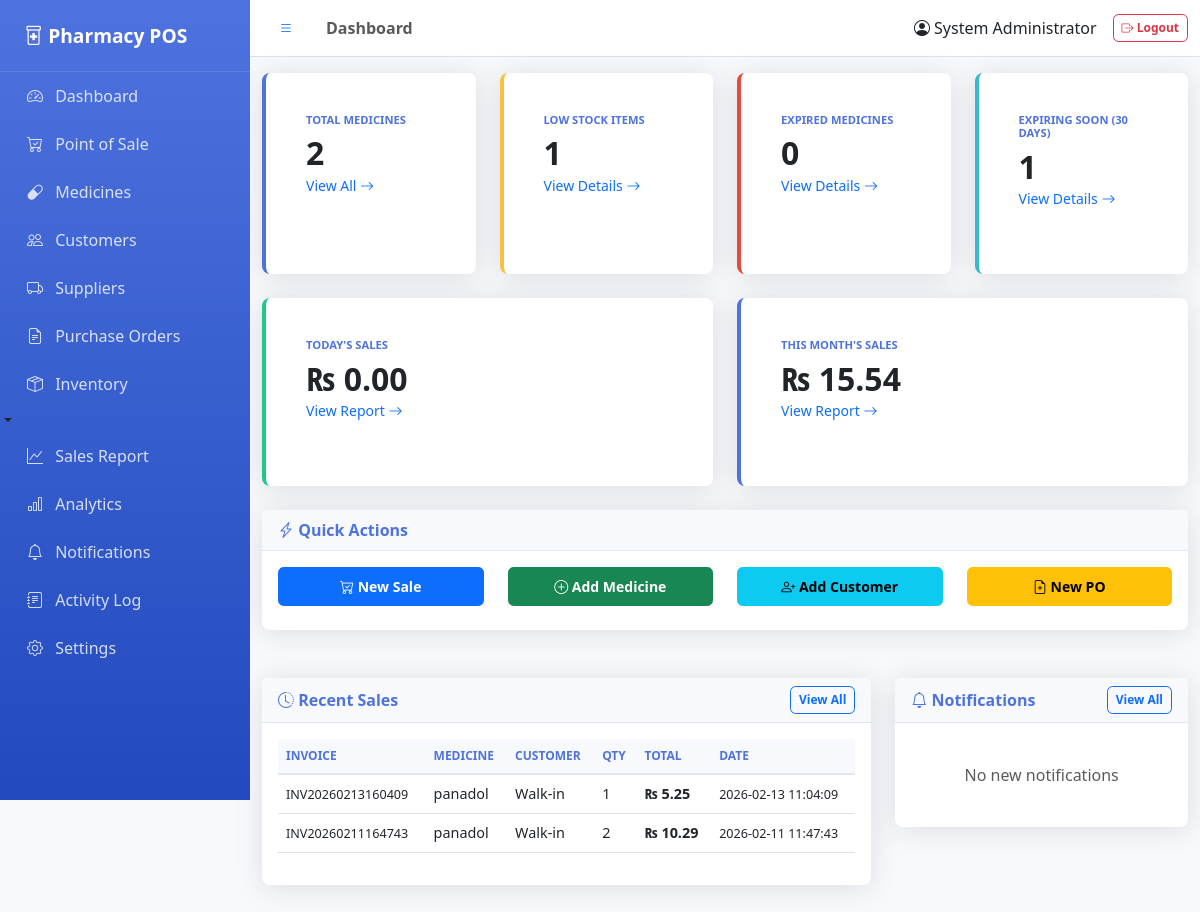
Screenshot of /dashboard (signed in) with the database file from the repository.
### tables this page shows
CREATE TABLE sales (
        id INTEGER PRIMARY KEY AUTOINCREMENT,
        invoice_number TEXT UNIQUE,
        customer_id INTEGER,
        medicine_id INTEGER,
        quantity INTEGER,
        unit_price REAL,
        discount REAL DEFAULT 0,
        tax REAL DEFAULT 0,
        total_price REAL,
        payment_method TEXT,
        sale_date TIMESTAMP DEFAULT CURRENT_TIMESTAMP,
        cashier_id INTEGER,
        prescription_required INTEGER DEFAULT 0,
        prescription_number TEXT,
        FOREIGN KEY (medicine_id) REFERENCES medicine(id),
        FOREIGN KEY (customer_id) REFERENCES customers(id),
        FOREIGN KEY (cashier_id) REFERENCES admin(id)
    );

CREATE TABLE medicine (
        id INTEGER PRIMARY KEY AUTOINCREMENT,
        name TEXT NOT NULL,
        generic_name TEXT,
        brand TEXT,
        category TEXT,
        supplier_id INTEGER,
        quantity INTEGER DEFAULT 0,
        reorder_level INTEGER DEFAULT 10,
        cost_price REAL,
        price REAL,
        expiry_date DATE,
        barcode TEXT UNIQUE,
        batch_number TEXT,
        rack_location TEXT,
        description TEXT,
        image_url TEXT,
        requires_prescription INTEGER DEFAULT 0,
        created_at TIMESTAMP DEFAULT CURRENT_TIMESTAMP,
        updated_at TIMESTAMP DEFAULT CURRENT_TIMESTAMP,
        FOREIGN KEY (supplier_id) REFERENCES suppliers(id)
    );

### app.py (the view)
@app.route('/dashboard')
@login_required
def dashboard():
    total_medicines = query_db("SELECT COUNT(*) as count FROM medicine", one=True)['count']
    low_stock = query_db("SELECT COUNT(*) as count FROM medicine WHERE quantity < reorder_level", one=True)['count']
    today = datetime.today().strftime('%Y-%m-%d')
    expired = query_db("SELECT COUNT(*) as count FROM medicine WHERE expiry_date < ?", (today,), one=True)['count']
    expiring_soon = query_db("SELECT COUNT(*) as count FROM medicine WHERE expiry_date BETWEEN ? AND ?",
                             (today, (datetime.today() + timedelta(days=30)).strftime('%Y-%m-%d')), one=True)['count']
    today_sales = query_db('''SELECT COALESCE(SUM(total_price), 0) as total
                              FROM sales
                              WHERE DATE(sale_date) = ?''', (today,), one=True)['total']
    month_start = datetime.today().replace(day=1).strftime('%Y-%m-%d')
    month_sales = query_db('''SELECT COALESCE(SUM(total_price), 0) as total
                              FROM sales
                              WHERE DATE(sale_date) >= ?''', (month_start,), one=True)['total']
    recent_sales = query_db('''
        SELECT s.*, m.name, c.name as customer_name
        FROM sales s
        JOIN medicine m ON s.medicine_id = m.id
        LEFT JOIN customers c ON s.customer_id = c.id
        ORDER BY s.sale_date DESC
        LIMIT 10
    ''')
    notifications = query_db("SELECT * FROM notifications WHERE is_read=0 ORDER BY created_at DESC LIMIT 5")
    return render_template('dashboard.html',
                         total_medicines=total_medicines,
                         low_stock=low_stock,
                         expired=expired,
                         expiring_soon=expiring_soon,
                         today_sales=today_sales,
                         month_sales=month_sales,
                         recent_sales=recent_sales,
                         notifications=notifications)

### app.py (called while the page is built)
def get_db():
    conn = sqlite3.connect(DB)
    conn.row_factory = sqlite3.Row
    return conn

def query_db(query, args=(), one=False):
    conn = get_db()
    cur = conn.cursor()
    cur.execute(query, args)
    result = cur.fetchall()
    conn.commit()
    conn.close()
    return (result[0] if result else None) if one else result

def login_required(f):
    @wraps(f)
    def decorated_function(*args, **kwargs):
        if 'admin_id' not in session:
            flash('Please log in to access this page.', 'warning')
            return redirect(url_for('login'))
        return f(*args, **kwargs)
    return decorated_function

### templates/dashboard.html (shortened to what this page needs)
{% extends 'base.html' %}
{% block page_title %}Dashboard{% endblock %}
{% block content %}
<div class="row">
    <div class="col-xl-3 col-md-6 mb-4">
        <div class="card stat-card primary">
            <div class="card-body">
                <h6>Total Medicines</h6>
                <div class="h2 mb-0">{{ total_medicines }}</div>
                <a href="{{ url_for('medicines') }}" class="small text-decoration-none">
                    View All <i class="bi bi-arrow-right"></i>
                </a>
            </div>
        </div>
    </div>
    <div class="col-xl-3 col-md-6 mb-4">
        <div class="card stat-card warning">
            <div class="card-body">
                <h6>Low Stock Items</h6>
                <div class="h2 mb-0">{{ low_stock }}</div>
                <a href="{{ url_for('low_stock') }}" class="small text-decoration-none">
                    View Details <i class="bi bi-arrow-right"></i>
                </a>
            </div>
        </div>
    </div>
    <div class="col-xl-3 col-md-6 mb-4">
        <div class="card stat-card danger">
            <div class="card-body">
                <h6>Expired Medicines</h6>
                <div class="h2 mb-0">{{ expired }}</div>
                <a href="{{ url_for('expired_medicines') }}" class="small text-decoration-none">
                    View Details <i class="bi bi-arrow-right"></i>
                </a>
            </div>
        </div>
    </div>
    <div class="col-xl-3 col-md-6 mb-4">
        <div class="card stat-card info">
            <div class="card-body">
                <h6>Expiring Soon (30 Days)</h6>
                <div class="h2 mb-0">{{ expiring_soon }}</div>
                <a href="{{ url_for('expired_medicines') }}" class="small text-decoration-none">
                    View Details <i class="bi bi-arrow-right"></i>
                </a>
            </div>
        </div>
    </div>
</div>
<div class="row">
    <div class="col-xl-6 mb-4">
        <div class="card stat-card success">
            <div class="card-body">
                <h6>Today's Sales</h6>
                <div class="h2 mb-0">₨ {{ "%.2f"|format(today_sales) }}</div>
                <a href="{{ url_for('sales_report') }}" class="small text-decoration-none">
                    View Report <i class="bi bi-arrow-right"></i>
                </a>
            </div>
        </div>
    </div>
    <div class="col-xl-6 mb-4">
        <div class="card stat-card primary">
            <div class="card-body">
                <h6>This Month's Sales</h6>
                <div class="h2 mb-0">₨ {{ "%.2f"|format(month_sales) }}</div>
                <a href="{{ url_for('sales_report') }}" class="small text-decoration-none">
                    View Report <i class="bi bi-arrow-right"></i>
                </a>
            </div>
        </div>
    </div>
</div>
<div class="row mb-4">
    <div class="col-12">
        <div class="card">
            <div class="card-header">
                <i class="bi bi-lightning-charge"></i> Quick Actions
            </div>
            <div class="card-body">
                <div class="row">
                    <div class="col-md-3 mb-2">
                        <a href="{{ url_for('pos') }}" class="btn btn-primary w-100">
                            <i class="bi bi-cart-check"></i> New Sale
                        </a>
                    </div>
                    <div class="col-md-3 mb-2">
                        <a href="{{ url_for('add_medicine') }}" class="btn btn-success w-100">
                            <i class="bi bi-plus-circle"></i> Add Medicine
                        </a>
                    </div>
                    <div class="col-md-3 mb-2">
                        <a href="{{ url_for('add_customer') }}" class="btn btn-info w-100">
                            <i class="bi bi-person-plus"></i> Add Customer
                        </a>
                    </div>
                    <div class="col-md-3 mb-2">
                        <a href="{{ url_for('create_po') }}" class="btn btn-warning w-100">
                            <i class="bi bi-file-earmark-plus"></i> New PO
                        </a>
                    </div>
                </div>
            </div>
        </div>
    </div>
</div>
<div class="row">
    <div class="col-xl-8 mb-4">
        <div class="card">
            <div class="card-header d-flex justify-content-between align-items-center">
                <span><i class="bi bi-clock-history"></i> Recent Sales</span>
                <a href="{{ url_for('sales_report') }}" class="btn btn-sm btn-outline-primary">View All</a>
            </div>
            <div class="card-body">
                {% if recent_sales %}
                <div class="table-responsive">
                    <table class="table table-hover">
                        <thead>
                            <tr>
                                <th>Invoice</th>
                                <th>Medicine</th>
                                <th>Customer</th>
                                <th>Qty</th>
                                <th>Total</th>
                                <th>Date</th>
                            </tr>
                        </thead>
                        <tbody>
                            {% for sale in recent_sales %}
                            <tr>
                                <td><small>{{ sale.invoice_number }}</small></td>
                                <td>{{ sale.name }}</td>
                                <td>{{ sale.customer_name or 'Walk-in' }}</td>
                                <td>{{ sale.quantity }}</td>
                                <td><strong>₨ {{ "%.2f"|format(sale.total_price) }}</strong></td>
                                <td><small>{{ sale.sale_date }}</small></td>
                            </tr>
                            {% endfor %}
                        </tbody>
                    </table>
                </div>
                {% else %}
                <p class="text-center text-muted my-4">No recent sales</p>
                {% endif %}
            </div>
        </div>
    </div>
    <div class="col-xl-4 mb-4">
        <div class="card">
            <div class="card-header d-flex justify-content-between align-items-center">
                <span><i class="bi bi-bell"></i> Notifications</span>
                <a href="{{ url_for('notifications') }}" class="btn btn-sm btn-outline-primary">View All</a>
            </div>
            <div class="card-body">
                {% if notifications %}
                <div class="list-group list-group-flush">
                    {% for notif in notifications %}
                    <div class="list-group-item px-0">
                        <div class="d-flex w-100 justify-content-between">
                            <h6 class="mb-1">
                                {% if notif.type == 'low_stock' %}
                                <i class="bi bi-exclamation-triangle text-warning"></i>
                                {% elif notif.type == 'expired' %}
                                <i class="bi bi-x-circle text-danger"></i>
                                {% else %}
                                <i class="bi bi-info-circle text-info"></i>
                                {% endif %}
                                {{ notif.type|title }}
                            </h6>
                            <small>{{ notif.created_at }}</small>
                        </div>
                        <p class="mb-1 small">{{ notif.message }}</p>
                    </div>
                    {% endfor %}
                </div>
                {% else %}
                <p class="text-center text-muted my-4">No new notifications</p>
                {% endif %}
            </div>
        </div>
    </div>
</div>
{% endblock %}

### static/css/style.css (style rules this page uses)
:root { --primary-color: #4e73df; --secondary-color: #858796; --success-color: #1cc88a; --danger-color: #e74a3b; --warning-color: #f6c23e; --info-color: #36b9cc; --sidebar-width: 250px; }
body { font-family: 'Segoe UI', Tahoma, Geneva, Verdana, sans-serif; background-color: #f8f9fc; }
.card { border: none; border-radius: 0.5rem; box-shadow: 0 0.15rem 1.75rem 0 rgba(58, 59, 69, 0.15); margin-bottom: 1.5rem; }
.card-header { background-color: #f8f9fc; border-bottom: 1px solid #e3e6f0; font-weight: 600; color: var(--primary-color); }
.stat-card { border-left: 4px solid; padding: 1.5rem; height: 100%; }
.stat-card.primary { border-left-color: var(--primary-color); }
.stat-card.success { border-left-color: var(--success-color); }
.stat-card.danger { border-left-color: var(--danger-color); }
.stat-card.warning { border-left-color: var(--warning-color); }
.stat-card.info { border-left-color: var(--info-color); }
.stat-card h6 { color: var(--primary-color); font-weight: 700; text-transform: uppercase; font-size: 0.7rem; margin-bottom: 0.5rem; }
.stat-card .h2 { font-size: 2rem; font-weight: 700; margin: 0; }
.table { font-size: 0.9rem; }
.table thead th { background-color: #f8f9fc; border-bottom: 2px solid #e3e6f0; font-weight: 600; color: var(--primary-color); text-transform: uppercase; font-size: 0.75rem; }
.btn { font-size: 0.875rem; font-weight: 600; padding: 0.5rem 1rem; border-radius: 0.35rem; }
.btn-sm { font-size: 0.75rem; padding: 0.25rem 0.5rem; }

### rows the page displays
sales: invoice_number "INV20260213160409", name "panadol", customer_name "Walk-in", quantity "1", total_price "5.25", sale_date "2026-02-13 11:04:09"
sales: invoice_number "INV20260211164743", name "panadol", customer_name "Walk-in", quantity "2", total_price "10.29", sale_date "2026-02-11 11:47:43"

### other values shown
{{ session.full_name or session.admin }} "System Administrator"
{{ total_medicines }} "2"
{{ low_stock }} "1"
{{ expired }} "0"
{{ expiring_soon }} "1"
{{ "%.2f"|format(today_sales) }} "0.00"
{{ "%.2f"|format(month_sales) }} "15.54"
